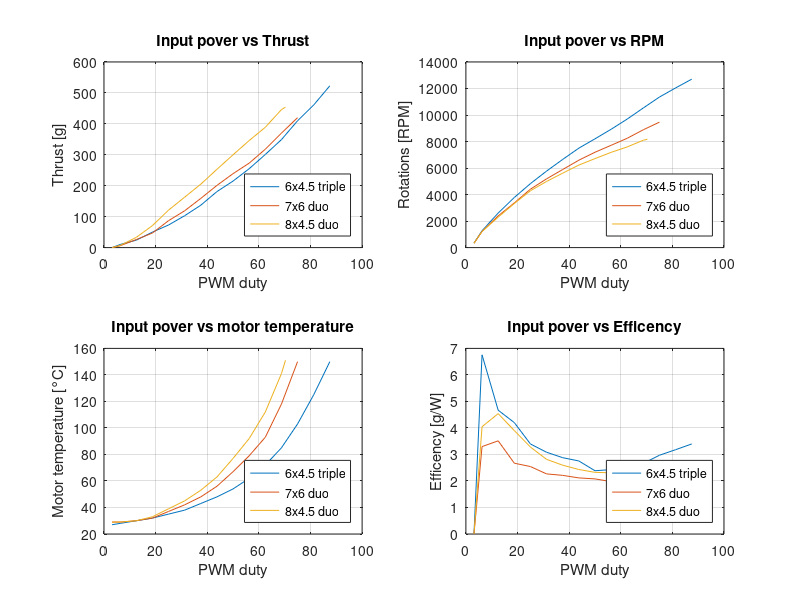
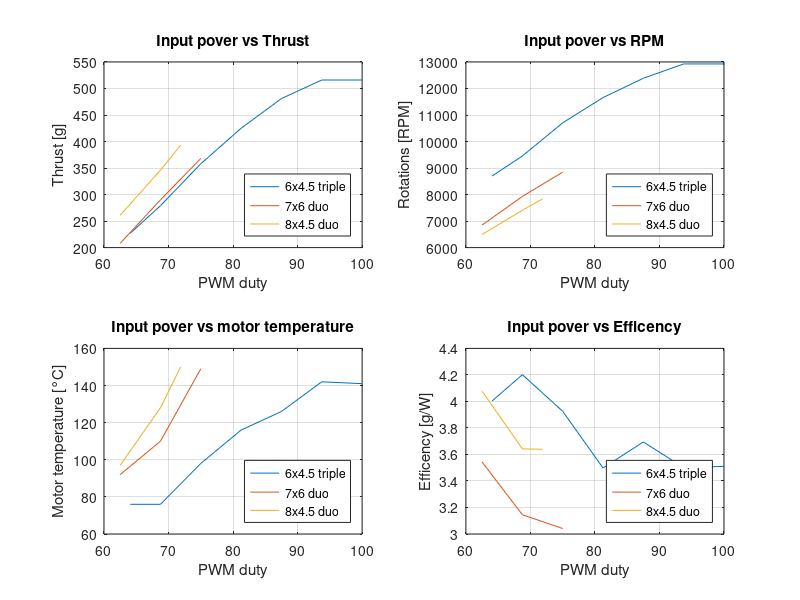
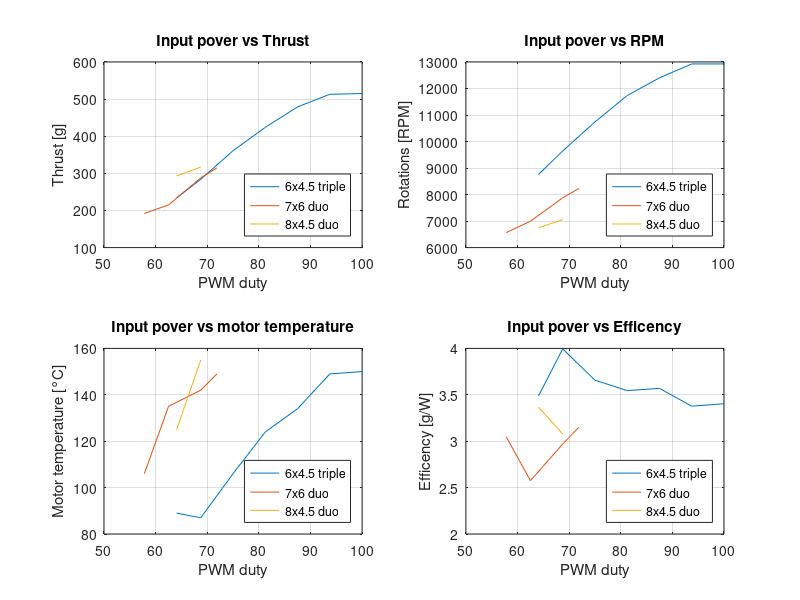

Recreate these plots in MATLAB, in order.
m1_prop = "6x4.5 triple";
m1_motor = "Tarot 1900kV";
m1_inv = "comercial";
m1_comm = "6-Step";
m1_U = 10;
m1_I = [0.035 0.148 0.514 1.19 2.15 3.34 4.76 6.57 9.01 10.5 12 13.1 13.8 14.5 15.4];
m1_in = [8 16 32 48 64 80 96 112 128 144 160 176 192 208 224];
m1_In = (m1_in*100)/256;
m1_Thrust = [     0    10    24    50    73   103   137   181   215   255   301   349   410   461   523];
m1_rpm = [ 334        1269        2606        3780        4826        5769        6651        7500        8203        8923        9694       10534       11357       12043       12703];
m1_rpm_dev = [  8    18    31    52    69    81    87    97   105   123   141   147   174   216   209];
m1_inv_temp = [ 31    31    31    31    33    34    36    40    44    50    55    61    68    71    81
];
m1_mot_temp = [27    28    30    32    35    38    43    48    54    62    72    85   103   125   150];
m1_p = m1_I * m1_U;
m1_eff = m1_Thrust./m1_p;

m2_prop = "7x6 duo";
m2_motor = "Tarot 1900kV";
m2_inv = "comercial";
m2_comm = "6-Step";
m2_U = 10;
m2_I = [ 0.0370    0.1820    0.7400    1.7600    3.4200    5.2500    7.1900    9.5000   11.5000   13.8000   15.7000   16.5000   17.1000];
m2_in = [8    16    32    48    64    80    96   112   128   144   160   176   192];
m2_In = (m2_in*100)/256;
m2_Thrust = [ 0     6    26    47    87   119   159   201   239   273   318   370   420];
m2_rpm = [ 326        1217        2391        3369        4406        5186        5889        6591        7191        7714        8246        8889        9463];
m2_rpm_dev = [ 5    14    29    47    64    75    80    81    99   123   149   188   172];
m2_inv_temp = [32    31    31    32    34    37    40    43    49    58    65    74    77];
m2_mot_temp = [ 29    29    30    32    37    42    48    56    67    79    93   118   150];
m2_p = m2_I * m2_U;
m2_eff = m2_Thrust./m2_p;

m3_prop = "8x4.5 duo";
m3_motor = "Tarot 1900kV";
m3_inv = "comercial";
m3_comm = "6-Step";
m3_U = 10;
m3_I = [ 0.0370    0.1730    0.7270    1.8200    3.6900    5.7900    7.9000   10.4000   12.9000   15.0000   16.9000   18.7000   18.7000];
m3_in = [ 8    16    32    48    64    80    96   112   128   144   160   176   180];
m3_In = (m3_in*100)/256;
m3_Thrust = [ 0     7    33    71   121   163   205   253   300   346   389   446   454];
m3_rpm = [326        1209        2297        3326        4286        4989        5614        6223        6711        7183        7594        8100        8169];
m3_rpm_dev = [  6    13    27    46    61    64    67    75    90   105   106   111   121];
m3_inv_temp = [  32    31    31    31    34    37    40    46    51    60    67    75    79];
m3_mot_temp = [    29    29    30    33    39    45    53    63    77    92   112   141   151];
m3_p = m3_I * m3_U;
m3_eff = m3_Thrust./m3_p;

%%%%%%%%%%%%%%%%%%%%%%%%%%%%%%%%%%%%%%%%%%%%%%%%%%%%%%%%%%%%%%%%

m4_prop = "6x4.5 triple";
m4_motor = "Tarot 1900kV";
m4_inv = "uber";
m4_comm = "6-Step";
m4_U = 10;
m4_I = [5.6700    6.6400    9.1200   12.1500   13.0200   14.7400   14.7000];
m4_in = [164   176   192   208   224   240   256];
m4_In = (m4_in*100)/256;
m4_Thrust = [  227   279   358   425   481   516   516];
m4_rpm = [8700        9454       10706       11657       12386       12926       12926];
m4_rpm_dev = [183   124    88   108   102   107   106];
m4_inv_temp = [ 79    76    85    68    70    72    70];
m4_mot_temp = [76    76    98   116   126   142   141];
m4_p = m4_I * m4_U;
m4_eff = m4_Thrust./m4_p;

m5_prop = "6x4.5 triple";
m5_motor = "Tarot 1900kV";
m5_inv = "developed";
m5_comm = "6-Step";
m5_shift = 30;
m5_U = 10;
m5_I = [6.7100    7.1100    9.8700   11.9600   13.4200   15.1900   15.1300];
m5_in = [164   176   192   208   224   240   256];
m5_In = (m5_in*100)/256;
m5_Thrust = [234   284   361   424   479   513   515];
m5_rpm = [8760        9643       10740       11734       12403       12926       12926];
m5_rpm_dev = [123    88    83    89   103   109   104];
m5_inv_temp = [80    82    89    68    71    74    73];
m5_mot_temp = [89    87   106   124   134   149   150];
m5_p = m5_I * m5_U;
m5_eff = m5_Thrust./m5_p;

m6_prop = "7x6 duo";
m6_motor = "Tarot 1900kV";
m6_inv = "developed";
m6_comm = "6-Step";
m6_U = 10;
m6_I = [ 5.8700    9.2200   12.1000];
m6_in = [ 160   176   192];
m6_In = (m6_in*100)/256;
m6_Thrust = [  208   290   368];
m6_rpm = [6849        7929        8846];
m6_rpm_dev = [ 79    91    78];
m6_inv_temp = [81    99   107];
m6_mot_temp = [92   110   149];
m6_p = m6_I * m6_U;
m6_eff = m6_Thrust./m6_p;

m7_prop = "7x6 duo";
m7_motor = "Tarot 1900kV";
m7_inv = "developed";
m7_comm = "6-Step";
m7_shift = 30;
m7_U = 10;
m7_I = [6.3000    8.3500    9.7000   10.0000];
m7_in = [148   160   176   184];
m7_In = (m7_in*100)/256;
m7_Thrust = [ 192   215   288   315];
m7_rpm = [6566        6994        7877        8229];
m7_rpm_dev = [76   163   103    57];
m7_inv_temp = [86    95   107   101];
m7_mot_temp = [ 106   135   142   149];
m7_p = m7_I * m7_U;
m7_eff = m7_Thrust./m7_p;

m8_prop = "8x4.5 duo";
m8_motor = "Tarot 1900kV";
m8_inv = "developed";
m8_comm = "6-Step";
m8_U = 10;
m8_I = [6.4000    9.5000   10.8000];
m8_in = [160   176   184];
m8_In = (m8_in*100)/256;
m8_Thrust = [261   346   393];
m8_rpm = [6497        7406        7834];
m8_rpm_dev = [56    81    58];
m8_inv_temp = [76    94    98];
m8_mot_temp = [97   128   150];
m8_p = m8_I * m8_U;
m8_eff = m8_Thrust./m8_p;

m9_prop = "8x4.5 duo";
m9_motor = "Tarot 1900kV";
m9_inv = "developed";
m9_comm = "6-Step";
m9_U = 10;
m9_I = [ 8.7000   10.3000];
m9_in = [164   176];
m9_In = (m9_in*100)/256;
m9_Thrust = [ 293   317];
m9_rpm = [6746        7054];
m9_rpm_dev = [59   104];
m9_inv_temp = [94   102];
m9_mot_temp = [125   155];
m9_p = m9_I * m9_U;
m9_eff = m9_Thrust./m9_p;

%%%%%%%%%%%%%%%%%%%%%%%%%%%%%%%%%%%%%%%%%%%%%%%%%%%%%%%%%%%%%%%%
%%%%%%%%%%%%%%%%%%%%%%%%%%%%%%%%%%%%%%%%%%%%%%%%%%%%%%%%%%%%%%%%
%%%%%%%%%%%%%%%%%%%%%%%%%%%%%%%%%%%%%%%%%%%%%%%%%%%%%%%%%%%%%%%%

close all;

figure(1);

subplot(2,2,1);
plot(m1_In,m1_Thrust);
hold on;
plot(m2_In,m2_Thrust);
hold on;
plot(m3_In,m3_Thrust);
grid on;
legend({m1_prop,m2_prop,m3_prop},'Location','southeast');
title("Input pover vs Thrust");
xlabel("PWM duty");
ylabel("Thrust [g]");

subplot(2,2,2);
plot(m1_In,m1_rpm);
hold on;
plot(m2_In,m2_rpm);
hold on;
plot(m3_In,m3_rpm);
grid on;
legend({m1_prop,m2_prop,m3_prop},'Location','southeast');
title("Input pover vs RPM");
xlabel("PWM duty");
ylabel("Rotations [RPM]");

subplot(2,2,3);
plot(m1_In,m1_mot_temp);
hold on;
plot(m2_In,m2_mot_temp);
hold on;
plot(m3_In,m3_mot_temp);
grid on;
legend({m1_prop,m2_prop,m3_prop},'Location','southeast');
title("Input pover vs motor temperature");
xlabel("PWM duty");
ylabel("Motor temperature [°C]");

subplot(2,2,4);
plot(m1_In,m1_eff);
hold on;
plot(m2_In,m2_eff);
hold on;
plot(m3_In,m3_eff);
grid on;
legend({m1_prop,m2_prop,m3_prop},'Location','southeast');
title("Input pover vs Efficency");
xlabel("PWM duty");
ylabel("Efficency [g/W]");

figure(2);

subplot(2,2,1);
plot(m4_In,m4_Thrust);
hold on;
plot(m6_In,m6_Thrust);
hold on;
plot(m8_In,m8_Thrust);
grid on;
legend({m4_prop,m6_prop,m8_prop},'Location','southeast');
title("Input pover vs Thrust");
xlabel("PWM duty");
ylabel("Thrust [g]");

subplot(2,2,2);
plot(m4_In,m4_rpm);
hold on;
plot(m6_In,m6_rpm);
hold on;
plot(m8_In,m8_rpm);
grid on;
legend({m4_prop,m6_prop,m8_prop},'Location','southeast');
title("Input pover vs RPM");
xlabel("PWM duty");
ylabel("Rotations [RPM]");

subplot(2,2,3);
plot(m4_In,m4_mot_temp);
hold on;
plot(m6_In,m6_mot_temp);
hold on;
plot(m8_In,m8_mot_temp);
grid on;
legend({m4_prop,m6_prop,m8_prop},'Location','southeast');
title("Input pover vs motor temperature");
xlabel("PWM duty"); 
ylabel("Motor temperature [°C]");

subplot(2,2,4);
plot(m4_In,m4_eff);
hold on;
plot(m6_In,m6_eff);
hold on;
plot(m8_In,m8_eff);
grid on;
legend({m4_prop,m6_prop,m8_prop},'Location','southeast');
title("Input pover vs Efficency");
xlabel("PWM duty");
ylabel("Efficency [g/W]");

figure(3);

subplot(2,2,1);
plot(m5_In,m5_Thrust);
hold on;
plot(m7_In,m7_Thrust);
hold on;
plot(m9_In,m9_Thrust);
grid on;
legend({m5_prop,m7_prop,m9_prop},'Location','southeast');
title("Input pover vs Thrust");
xlabel("PWM duty");
ylabel("Thrust [g]");

subplot(2,2,2);
plot(m5_In,m5_rpm);
hold on;
plot(m7_In,m7_rpm);
hold on;
plot(m9_In,m9_rpm);
grid on;
legend({m5_prop,m7_prop,m9_prop},'Location','southeast');
title("Input pover vs RPM");
xlabel("PWM duty");
ylabel("Rotations [RPM]");

subplot(2,2,3);
plot(m5_In,m5_mot_temp);
hold on;
plot(m7_In,m7_mot_temp);
hold on;
plot(m9_In,m9_mot_temp);
grid on;
legend({m5_prop,m7_prop,m9_prop},'Location','southeast');
title("Input pover vs motor temperature");
xlabel("PWM duty");
ylabel("Motor temperature [°C]");

subplot(2,2,4);
plot(m5_In,m5_eff);
hold on;
plot(m7_In,m7_eff);
hold on;
plot(m9_In,m9_eff);
grid on;
legend({m5_prop,m7_prop,m9_prop},'Location','southeast');
title("Input pover vs Efficency");
xlabel("PWM duty");
ylabel("Efficency [g/W]");
